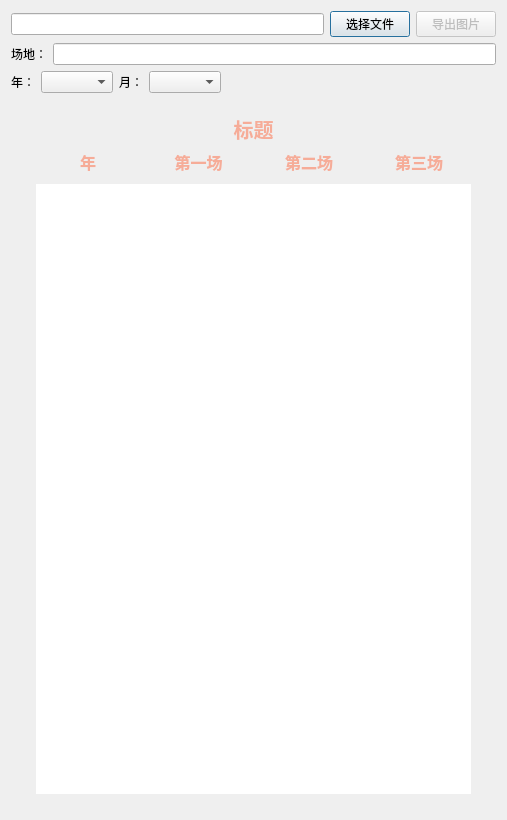
<?xml version="1.0" encoding="UTF-8"?>
<ui version="4.0">
 <class>KaibaoTotolClass</class>
 <widget class="QDialog" name="KaibaoTotolClass">
  <property name="geometry">
   <rect>
    <x>0</x>
    <y>0</y>
    <width>507</width>
    <height>820</height>
   </rect>
  </property>
  <property name="windowTitle">
   <string>KaibaoTotol</string>
  </property>
  <layout class="QVBoxLayout" name="verticalLayout">
   <item>
    <layout class="QHBoxLayout" name="horizontalLayout_3">
     <item>
      <widget class="QLineEdit" name="lineEdit_filepath"/>
     </item>
     <item>
      <widget class="QPushButton" name="pushButton_selfile">
       <property name="text">
        <string>选择文件</string>
       </property>
      </widget>
     </item>
     <item>
      <widget class="QPushButton" name="pushButton_export">
       <property name="enabled">
        <bool>false</bool>
       </property>
       <property name="text">
        <string>导出图片</string>
       </property>
      </widget>
     </item>
    </layout>
   </item>
   <item>
    <layout class="QHBoxLayout" name="horizontalLayout_4">
     <item>
      <widget class="QLabel" name="label_3">
       <property name="text">
        <string>场地：</string>
       </property>
      </widget>
     </item>
     <item>
      <widget class="QLineEdit" name="lineEdit_title"/>
     </item>
    </layout>
   </item>
   <item>
    <layout class="QHBoxLayout" name="horizontalLayout">
     <item>
      <widget class="QLabel" name="label_4">
       <property name="text">
        <string>年：</string>
       </property>
      </widget>
     </item>
     <item>
      <widget class="QComboBox" name="comboBox_year"/>
     </item>
     <item>
      <widget class="QLabel" name="label_6">
       <property name="text">
        <string>月：</string>
       </property>
      </widget>
     </item>
     <item>
      <widget class="QComboBox" name="comboBox_month"/>
     </item>
     <item>
      <spacer name="horizontalSpacer">
       <property name="orientation">
        <enum>Qt::Horizontal</enum>
       </property>
       <property name="sizeHint" stdset="0">
        <size>
         <width>40</width>
         <height>20</height>
        </size>
       </property>
      </spacer>
     </item>
    </layout>
   </item>
   <item>
    <widget class="QWidget" name="widget_chart" native="true">
     <property name="sizePolicy">
      <sizepolicy hsizetype="Expanding" vsizetype="Expanding">
       <horstretch>0</horstretch>
       <verstretch>0</verstretch>
      </sizepolicy>
     </property>
     <layout class="QVBoxLayout" name="verticalLayout_12">
      <property name="leftMargin">
       <number>25</number>
      </property>
      <property name="topMargin">
       <number>15</number>
      </property>
      <property name="rightMargin">
       <number>25</number>
      </property>
      <property name="bottomMargin">
       <number>15</number>
      </property>
      <item>
       <layout class="QVBoxLayout" name="verticalLayout_5">
        <item>
         <widget class="QLabel" name="label_title">
          <property name="font">
           <font>
            <family>楷体</family>
            <pointsize>15</pointsize>
            <weight>75</weight>
            <italic>false</italic>
            <bold>true</bold>
           </font>
          </property>
          <property name="styleSheet">
           <string notr="true">color: rgb(246, 172, 152);</string>
          </property>
          <property name="text">
           <string>标题</string>
          </property>
          <property name="alignment">
           <set>Qt::AlignCenter</set>
          </property>
         </widget>
        </item>
        <item>
         <layout class="QHBoxLayout" name="horizontalLayout_9" stretch="1,1,1,1">
          <item>
           <widget class="QLabel" name="label_year">
            <property name="font">
             <font>
              <family>楷体</family>
              <pointsize>12</pointsize>
              <weight>75</weight>
              <bold>true</bold>
             </font>
            </property>
            <property name="styleSheet">
             <string notr="true">color: rgb(246, 172, 152);</string>
            </property>
            <property name="text">
             <string>年</string>
            </property>
            <property name="alignment">
             <set>Qt::AlignCenter</set>
            </property>
           </widget>
          </item>
          <item>
           <widget class="QLabel" name="label_5">
            <property name="minimumSize">
             <size>
              <width>0</width>
              <height>0</height>
             </size>
            </property>
            <property name="maximumSize">
             <size>
              <width>16777215</width>
              <height>16777215</height>
             </size>
            </property>
            <property name="font">
             <font>
              <family>楷体</family>
              <pointsize>12</pointsize>
              <weight>75</weight>
              <bold>true</bold>
             </font>
            </property>
            <property name="styleSheet">
             <string notr="true">color: rgb(246, 172, 152);</string>
            </property>
            <property name="text">
             <string>第一场</string>
            </property>
            <property name="alignment">
             <set>Qt::AlignCenter</set>
            </property>
           </widget>
          </item>
          <item>
           <widget class="QLabel" name="label">
            <property name="font">
             <font>
              <family>楷体</family>
              <pointsize>12</pointsize>
              <weight>75</weight>
              <bold>true</bold>
             </font>
            </property>
            <property name="styleSheet">
             <string notr="true">color: rgb(246, 172, 152);</string>
            </property>
            <property name="text">
             <string>第二场</string>
            </property>
            <property name="alignment">
             <set>Qt::AlignCenter</set>
            </property>
           </widget>
          </item>
          <item>
           <widget class="QLabel" name="label_2">
            <property name="font">
             <font>
              <family>楷体</family>
              <pointsize>12</pointsize>
              <weight>75</weight>
              <bold>true</bold>
             </font>
            </property>
            <property name="styleSheet">
             <string notr="true">color: rgb(246, 172, 152);</string>
            </property>
            <property name="text">
             <string>第三场</string>
            </property>
            <property name="alignment">
             <set>Qt::AlignCenter</set>
            </property>
           </widget>
          </item>
         </layout>
        </item>
       </layout>
      </item>
      <item>
       <spacer name="verticalSpacer">
        <property name="orientation">
         <enum>Qt::Vertical</enum>
        </property>
        <property name="sizeType">
         <enum>QSizePolicy::Fixed</enum>
        </property>
        <property name="sizeHint" stdset="0">
         <size>
          <width>20</width>
          <height>4</height>
         </size>
        </property>
       </spacer>
      </item>
      <item>
       <widget class="QTableWidget" name="tableWidget_totol">
        <property name="sizePolicy">
         <sizepolicy hsizetype="Expanding" vsizetype="Expanding">
          <horstretch>0</horstretch>
          <verstretch>0</verstretch>
         </sizepolicy>
        </property>
        <property name="font">
         <font>
          <pointsize>11</pointsize>
          <weight>75</weight>
          <bold>true</bold>
         </font>
        </property>
        <property name="focusPolicy">
         <enum>Qt::NoFocus</enum>
        </property>
        <property name="frameShape">
         <enum>QFrame::NoFrame</enum>
        </property>
        <property name="lineWidth">
         <number>0</number>
        </property>
        <property name="verticalScrollBarPolicy">
         <enum>Qt::ScrollBarAlwaysOff</enum>
        </property>
        <property name="horizontalScrollBarPolicy">
         <enum>Qt::ScrollBarAlwaysOff</enum>
        </property>
        <property name="autoScroll">
         <bool>false</bool>
        </property>
        <property name="editTriggers">
         <set>QAbstractItemView::NoEditTriggers</set>
        </property>
        <property name="showGrid">
         <bool>false</bool>
        </property>
        <property name="rowCount">
         <number>0</number>
        </property>
        <property name="columnCount">
         <number>4</number>
        </property>
        <attribute name="horizontalHeaderVisible">
         <bool>false</bool>
        </attribute>
        <attribute name="horizontalHeaderCascadingSectionResizes">
         <bool>false</bool>
        </attribute>
        <attribute name="horizontalHeaderDefaultSectionSize">
         <number>60</number>
        </attribute>
        <attribute name="horizontalHeaderHighlightSections">
         <bool>false</bool>
        </attribute>
        <attribute name="horizontalHeaderStretchLastSection">
         <bool>false</bool>
        </attribute>
        <attribute name="verticalHeaderVisible">
         <bool>false</bool>
        </attribute>
        <attribute name="verticalHeaderCascadingSectionResizes">
         <bool>false</bool>
        </attribute>
        <attribute name="verticalHeaderDefaultSectionSize">
         <number>20</number>
        </attribute>
        <attribute name="verticalHeaderHighlightSections">
         <bool>false</bool>
        </attribute>
        <attribute name="verticalHeaderStretchLastSection">
         <bool>false</bool>
        </attribute>
        <column/>
        <column/>
        <column/>
        <column/>
       </widget>
      </item>
     </layout>
    </widget>
   </item>
  </layout>
 </widget>
 <layoutdefault spacing="6" margin="11"/>
 <resources>
  <include location="KaibaoTotol.qrc"/>
 </resources>
 <connections>
  <connection>
   <sender>pushButton_selfile</sender>
   <signal>clicked()</signal>
   <receiver>KaibaoTotolClass</receiver>
   <slot>setfilepath()</slot>
   <hints>
    <hint type="sourcelabel">
     <x>387</x>
     <y>24</y>
    </hint>
    <hint type="destinationlabel">
     <x>562</x>
     <y>31</y>
    </hint>
   </hints>
  </connection>
  <connection>
   <sender>pushButton_export</sender>
   <signal>clicked()</signal>
   <receiver>KaibaoTotolClass</receiver>
   <slot>on_export()</slot>
   <hints>
    <hint type="sourcelabel">
     <x>455</x>
     <y>26</y>
    </hint>
    <hint type="destinationlabel">
     <x>539</x>
     <y>19</y>
    </hint>
   </hints>
  </connection>
  <connection>
   <sender>comboBox_year</sender>
   <signal>currentIndexChanged(QString)</signal>
   <receiver>KaibaoTotolClass</receiver>
   <slot>on_year_change(QString)</slot>
   <hints>
    <hint type="sourcelabel">
     <x>219</x>
     <y>80</y>
    </hint>
    <hint type="destinationlabel">
     <x>571</x>
     <y>82</y>
    </hint>
   </hints>
  </connection>
  <connection>
   <sender>comboBox_month</sender>
   <signal>currentIndexChanged(QString)</signal>
   <receiver>KaibaoTotolClass</receiver>
   <slot>on_month_change(QString)</slot>
   <hints>
    <hint type="sourcelabel">
     <x>424</x>
     <y>74</y>
    </hint>
    <hint type="destinationlabel">
     <x>571</x>
     <y>71</y>
    </hint>
   </hints>
  </connection>
 </connections>
 <slots>
  <slot>setfilepath()</slot>
  <slot>on_export()</slot>
  <slot>on_year_change(QString)</slot>
  <slot>on_month_change(QString)</slot>
 </slots>
</ui>
